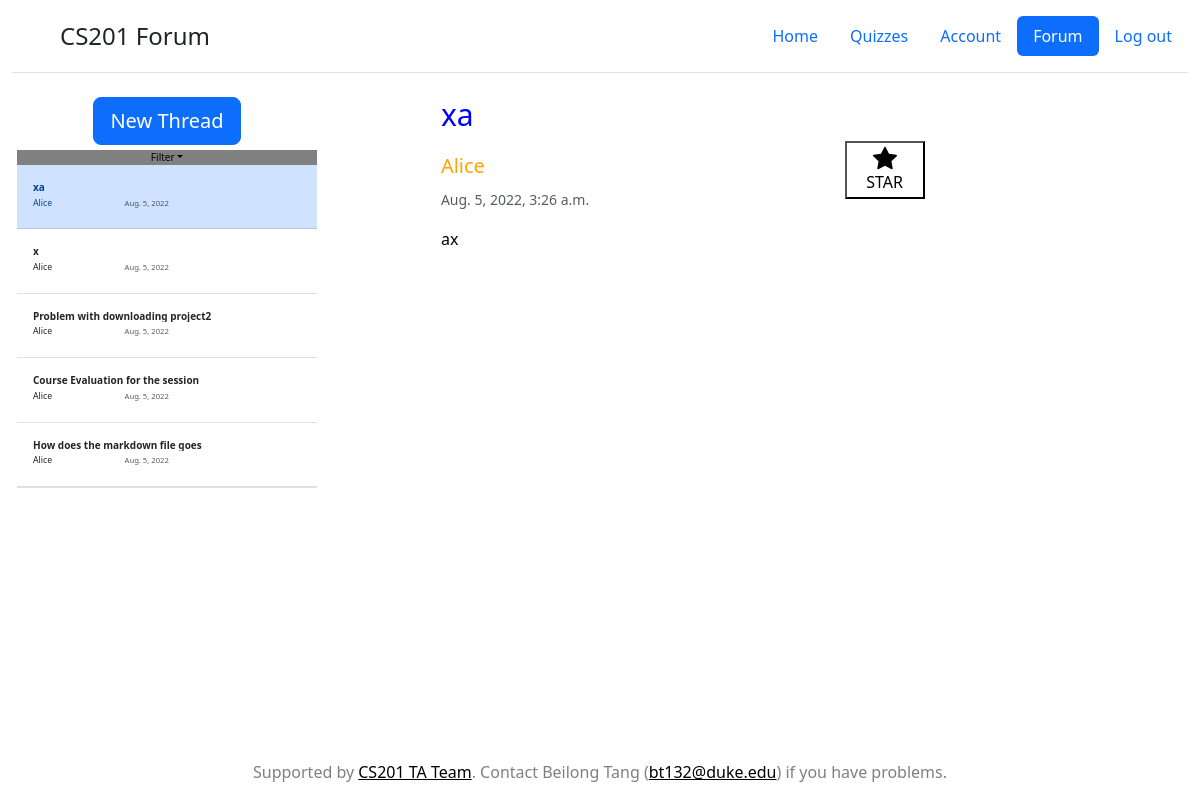
The page /cs201/forum/14 (signed in) on the database as committed earlier.
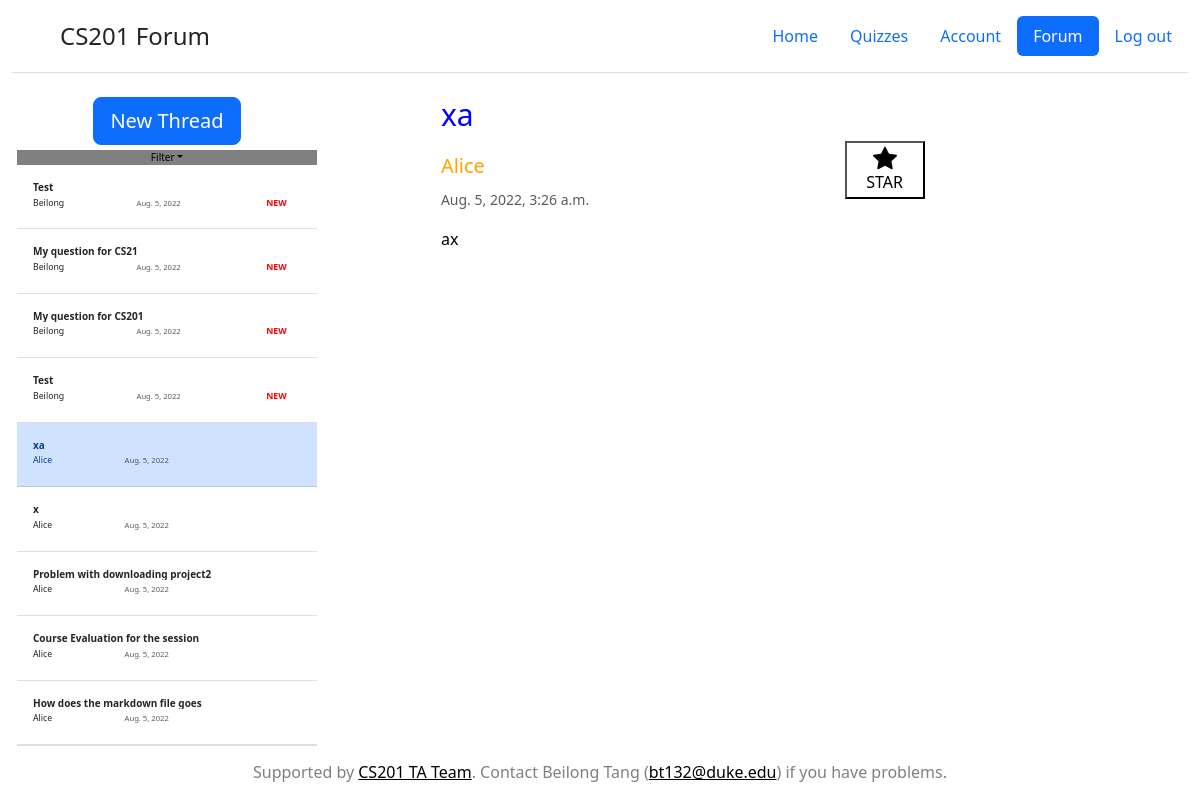
The same page on the database as committed later.
### forum/models.py (models this page shows, shortened)
class Post(models.Model):
    text=models.TextField()
    author_name= models.CharField(max_length=50)
    author_netid = models.CharField(max_length=8)
    pub_date = models.DateTimeField(default=datetime.datetime.strptime('2022-7-26 6:00','%Y-%m-%d %H:%M').astimezone(datetime.timezone(datetime.timedelta(hours=0))))
    title = models.CharField(max_length=100)
    level = models.IntegerField(default=0)
    question_id = models.IntegerField(default=0)
    category = models.IntegerField(default=0)

### forum/views.py (the view)
# urls.py: path('/<int:id>',views.forum_post,name='forum_post'),
def forum_post(request, id):
    context={}
    current_post = Post.objects.get(id=id)
    student = Student.objects.get(student_netid=request.user.username)
    if student.forum_seen.find(str(id)+',')==-1:
        student.forum_seen+=str(id)+','
        student.save()
    post_seen = list(map(int,(list(filter(lambda x: x!="",student.forum_seen.split(','))))))
    context['post']=Post.objects.all().order_by('-pub_date')
    context['current']=current_post
    context['text'] = markdown.markdown(current_post.text,extensions=[
    'markdown.extensions.fenced_code',
    'markdown.extensions.extra',
    'markdown.extensions.toc'
    ])
    context['post_seen']=post_seen
    return render(request, 'forum/forum_post.html', context)

### quiz/templatetags/my_tags.py (called while the page is built)
@register.filter
def date(date):
    return date.date()

### forum/templates/forum/forum_post.html (shortened to what the changed rows need)
<!doctype html>
<html lang="en" class="h-100">
  <head>
{% load static %}
{% load my_tags%}
<link rel = "stylesheet" type ="text/css" href = "{% static 'quiz/bootstrap/css/bootstrap.min.css' %}">
<link rel = "stylesheet" type ="text/css" href = "{% static 'simple_judge/cover.css' %}">
<link rel = "stylesheet" type ="text/css" href = "{% static 'forum/sidebars.css' %}">
<link rel="stylesheet" href= "{% static 'quiz/highlight/styles/default.min.css' %}">
  </head>
  <body class="d-flex h-100 text-center text-black bg-white">
    <div class="container-fluid d-flex w-100 h-100  mx-auto flex-column">
    <main class="d-flex flex-nowrap">
              <div class="d-flex flex-column align-items-stretch flex-shrink-0 bg-white" style="width: 300px;font-size:10px;margin-left:5px">
                <div class="list-group list-group-flush border-bottom scrollarea">
                  {% for c in post %}
                  <a href="{%url 'forum:forum_post' c.id%}" class="list-group-item list-group-item-action py-3 lh-sm  " id="{{c.id}}" aria-current="true" >
                    <div class="d-flex w-100 align-items-center justify-content-between">
                      <strong class="mb-1" style="overflow: hidden;text-overflow: ellipsis;word-break:keep-all;white-space:nowrap;display:block;">{{c.title}}</strong>
                    </div>
                                      <div class='row'>
                                        <div class="col-md-9 mb-1 small" style="overflow: hidden;text-overflow: ellipsis;word-break:keep-all;white-space:nowrap;display:block;text-align:left">
                                        {%if c.id not in post_seen %}
                                            {{c.author_name}}
                                            <small class="text-muted" style='margin-left:70px;'>{{c.pub_date|date}}</small>
                                        </div>
                                            <div class='col-md-3 mb-1 small' style=''><div style=''><strong style='color:red' >NEW</strong></div></div>
                                    {%else%}
                                          {{c.author_name}}
                                          <small class="text-muted" style='margin-left:70px;'>{{c.pub_date|date}}</small>
                                        </div>
                                    {%endif%}
                                      </div>
                  </a>
                  {%endfor%}
                </div>
              </div>
        <div class="d-flex flex-column align-items-stretch flex-shrink-0 bg-purple scrollarea" style='margin:0 auto;width:70%;'>
              <div>
                  <div style="text-align:left;margin-left:100px;margin-right:100px;">
                      <h1 style='color:blue'>{{current.title}}</h1>
                    </div>
                              <div>
                                    <div class='row' style='width:90%' >
                                            <div class='col-md-6' style='margin-top:10px;text-align:left'>
                                              <div>
                                              <p style='margin-left:100px;color:orange;font-size:20px'>{{current.author_name}}</p></div>
                                              <div style='margin-top:-10px'>
                                              <p style='margin-left:100px;'><small class="text-muted">{{current.pub_date}}</small></p></div>
                                            </div>
                                    </div>
                              </div>
              </div>
              </div>
    </main>
</div>
  </body>
</html>

Rows that differ between the two databases and show on the page:
added Post: title "Test", author_name "Beilong", pub_date "Aug. 5, 2022"
added Post: title "My question for CS21", author_name "Beilong", pub_date "Aug. 5, 2022"
added Post: title "My question for CS201", author_name "Beilong", pub_date "Aug. 5, 2022"
added Post: title "Test", author_name "Beilong", pub_date "Aug. 5, 2022"
